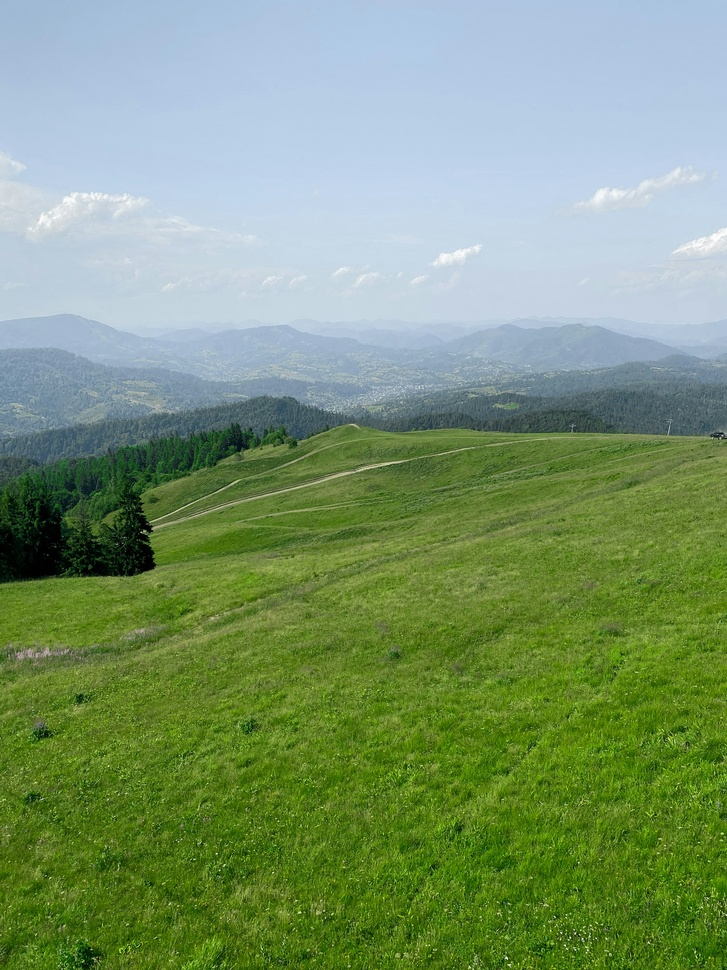
#> input picture Lab3/test.jpg, 727 x 970 px, shrunk from 2764 x 3686 before the run
$ python 3Prog1.py
#> lines starting #> are read from the running program, lines starting #| are printed output that depends on the picture
#> further down, image is the input picture: shape (970, 727, 3); mean B, G, R 112.7, 150.6, 124.3
import cv2
import numpy as np

def unsharp_mask(image, kernel_size=(5,5), sigma=1.0, amount=1.5, threshold=0):
#> called with kernel_size = (5, 5), sigma = 1, amount = 1.5, threshold = 10
    blurred = cv2.GaussianBlur(image, kernel_size, sigma)
    mask = cv2.subtract(image, blurred)
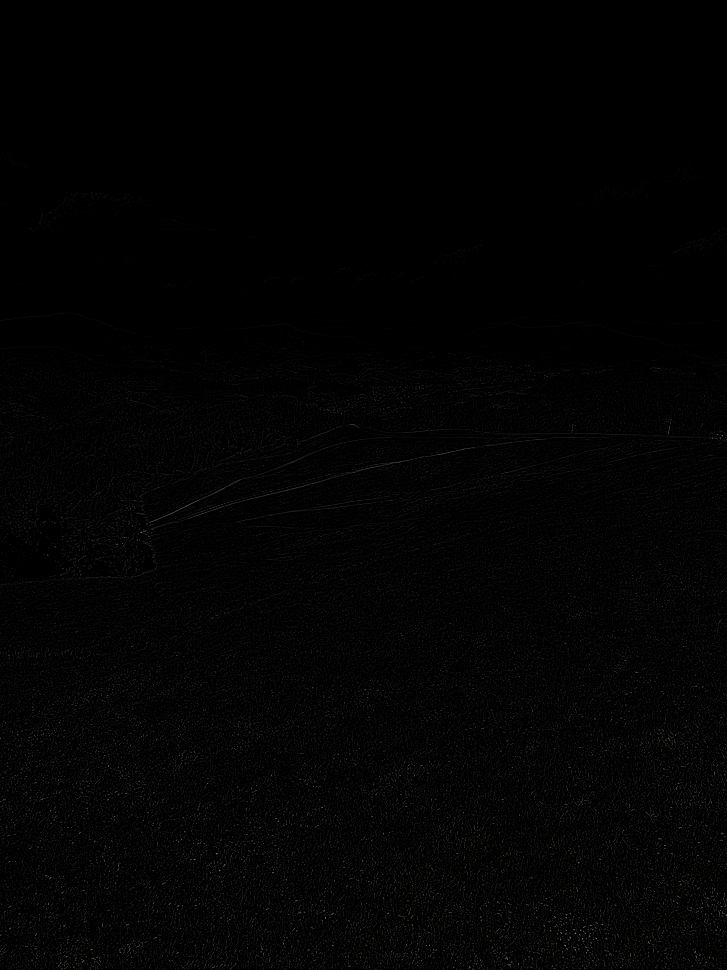
#> mask: shape (970, 727, 3); mean B, G, R 2.6, 2.7, 2.7
    sharpened = cv2.addWeighted(image, 1.0 + amount, blurred, -amount, 0)
    return sharpened

image = cv2.imread('test.jpg')
result = unsharp_mask(image, kernel_size=(5,5), sigma=1.0, amount=1.5, threshold=10)

cv2.imshow('Original', image)
cv2.imshow('Sharpened (Unsharp Mask)', result)
cv2.waitKey(0)
cv2.destroyAllWindows()

# write a program to read an image and perform unsharp masking
